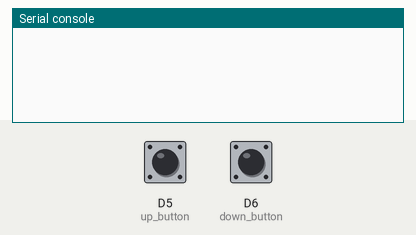
This program was run on a simulated CircuitPython board. Parts: the last lines printed to the serial console. Inputs (shaded band) come from the test bench; at power-on: D5 (up_button) HIGH, D6 (down_button) HIGH.

Above: at 1.2 s.
1.3 s: D5 (up_button) pulled LOW for 0.6 s
At 2.0 s:
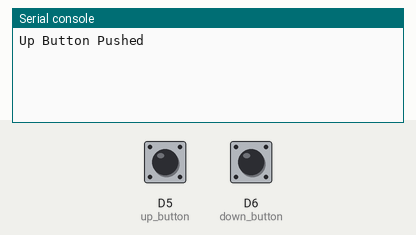
3.4 s: D6 (down_button) pulled LOW for 0.6 s
At 4.7 s:
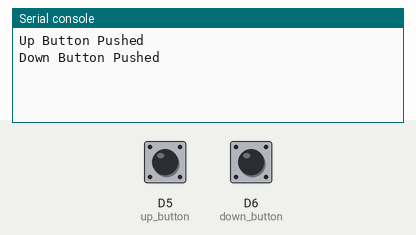

The program:

eink.buttons.py
```python
import traceback
import sys
import digitalio
import board
from time import sleep

up_button = digitalio.DigitalInOut(board.D5)
up_button.switch_to_input()
down_button = digitalio.DigitalInOut(board.D6)
down_button.switch_to_input()

keep_looping = True

while keep_looping:
    try:
        if not up_button.value:
            print("Up Button Pushed")
        if not down_button.value:
            print("Down Button Pushed")
        sleep(0.5)
    except KeyboardInterrupt:
        print("\n\t\tUser interrupted, exiting.")
        keep_looping = False
        break
    except:
        traceback.print_exc(file=sys.stdout)

print("Bye!")
```

Measured:
- after the input at 1.3 s, the serial console: prints a new line after 0.20 s (image 1)
- after the input at 3.4 s, the serial console: prints a new line after 0.10 s (image 2)
